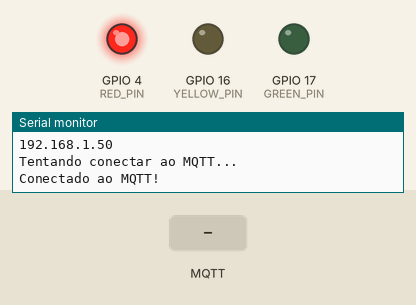
Bench run of a sketch on a simulated ESP32. Parts: output pins drawn as LEDs (lit = HIGH), the last lines printed to the serial monitor. The inputs (shaded band) are chosen by the test bench. WiFi joins after 1.5 s; servers stay silent unless stated; no MQTT or app messages arrive unless stated.

Above: at 2.7 s.
2.8 s: MQTT message "RED" arrives on the first subscribed topic
At 3.1 s:
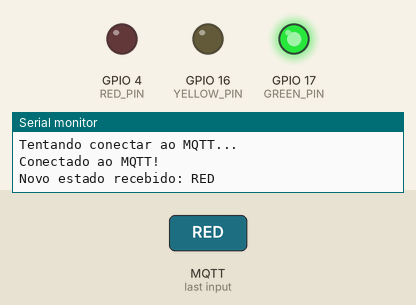
4.3 s: MQTT message "YELLOW" arrives on the first subscribed topic
At 5.4 s:
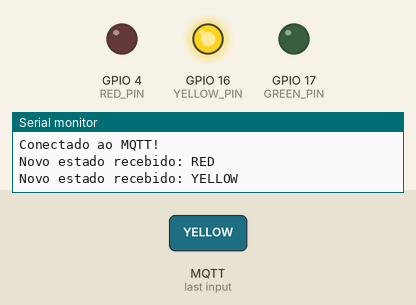
5.8 s: MQTT message "GREEN" arrives on the first subscribed topic
At 6.5 s:
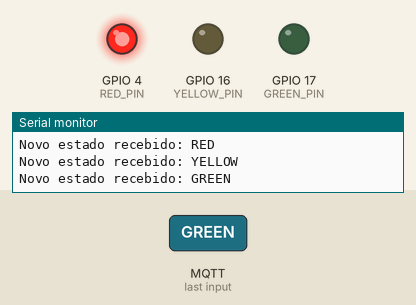
Timing chart, 0 to 8.8 s (numbered marks = the images above; inputs shaded):
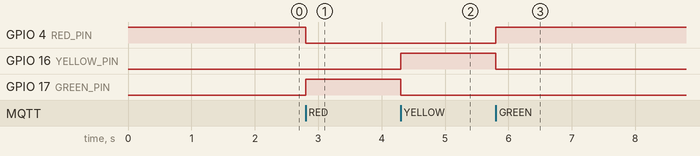

The sketch:

semaforo_controlado.ino
```cpp
#include <WiFi.h>
#include <PubSubClient.h>
#include <WiFiClientSecure.h>

// Certificado raiz do HiveMQ Cloud (válido até 2025)
const char* root_ca = R"EOF(
-----BEGIN CERTIFICATE-----
MIIFBjCCAu6gAwIBAgIRAIp9PhPWLzDvI4a9KQdrNPgwDQYJKoZIhvcNAQELBQAw
TzELMAkGA1UEBhMCVVMxKTAnBgNVBAoTIEludGVybmV0IFNlY3VyaXR5IFJlc2Vh
cmNoIEdyb3VwMRUwEwYDVQQDEwxJU1JHIFJvb3QgWDEwHhcNMjQwMzEzMDAwMDAw
WhcNMjcwMzEyMjM1OTU5WjAzMQswCQYDVQQGEwJVUzEWMBQGA1UEChMNTGV0J3Mg
RW5jcnlwdDEMMAoGA1UEAxMDUjExMIIBIjANBgkqhkiG9w0BAQEFAAOCAQ8AMIIB
CgKCAQEAuoe8XBsAOcvKCs3UZxD5ATylTqVhyybKUvsVAbe5KPUoHu0nsyQYOWcJ
DAjs4DqwO3cOvfPlOVRBDE6uQdaZdN5R2+97/1i9qLcT9t4x1fJyyXJqC4N0lZxG
AGQUmfOx2SLZzaiSqhwmej/+71gFewiVgdtxD4774zEJuwm+UE1fj5F2PVqdnoPy
6cRms+EGZkNIGIBloDcYmpuEMpexsr3E+BUAnSeI++JjF5ZsmydnS8TbKF5pwnnw
SVzgJFDhxLyhBax7QG0AtMJBP6dYuC/FXJuluwme8f7rsIU5/agK70XEeOtlKsLP
Xzze41xNG/cLJyuqC0J3U095ah2H2QIDAQABo4H4MIH1MA4GA1UdDwEB/wQEAwIB
hjAdBgNVHSUEFjAUBggrBgEFBQcDAgYIKwYBBQUHAwEwEgYDVR0TAQH/BAgwBgEB
/wIBADAdBgNVHQ4EFgQUxc9GpOr0w8B6bJXELbBeki8m47kwHwYDVR0jBBgwFoAU
ebRZ5nu25eQBc4AIiMgaWPbpm24wMgYIKwYBBQUHAQEEJjAkMCIGCCsGAQUFBzAC
hhZodHRwOi8veDEuaS5sZW5jci5vcmcvMBMGA1UdIAQMMAowCAYGZ4EMAQIBMCcG
A1UdHwQgMB4wHKAaoBiGFmh0dHA6Ly94MS5jLmxlbmNyLm9yZy8wDQYJKoZIhvcN
AQELBQADggIBAE7iiV0KAxyQOND1H/lxXPjDj7I3iHpvsCUf7b632IYGjukJhM1y
v4Hz/MrPU0jtvfZpQtSlET41yBOykh0FX+ou1Nj4ScOt9ZmWnO8m2OG0JAtIIE38
01S0qcYhyOE2G/93ZCkXufBL713qzXnQv5C/viOykNpKqUgxdKlEC+Hi9i2DcaR1
e9KUwQUZRhy5j/PEdEglKg3l9dtD4tuTm7kZtB8v32oOjzHTYw+7KdzdZiw/sBtn
UfhBPORNuay4pJxmY/WrhSMdzFO2q3Gu3MUBcdo27goYKjL9CTF8j/Zz55yctUoV
aneCWs/ajUX+HypkBTA+c8LGDLnWO2NKq0YD/pnARkAnYGPfUDoHR9gVSp/qRx+Z
WghiDLZsMwhN1zjtSC0uBWiugF3vTNzYIEFfaPG7Ws3jDrAMMYebQ95JQ+HIBD/R
PBuHRTBpqKlyDnkSHDHYPiNX3adPoPAcgdF3H2/W0rmoswMWgTlLn1Wu0mrks7/q
pdWfS6PJ1jty80r2VKsM/Dj3YIDfbjXKdaFU5C+8bhfJGqU3taKauuz0wHVGT3eo
6FlWkWYtbt4pgdamlwVeZEW+LM7qZEJEsMNPrfC03APKmZsJgpWCDWOKZvkZcvjV
uYkQ4omYCTX5ohy+knMjdOmdH9c7SpqEWBDC86fiNex+O0XOMEZSa8DA
-----END CERTIFICATE-----
)EOF";

WiFiClientSecure espClient;
PubSubClient client(espClient);

const char* ssid = "esp32";
const char* password = "jonathan123";

const char* mqtt_server = "c4bd3577289c4b58a61f581b8260c62c.s1.eu.hivemq.cloud";
const int mqtt_port = 8883;
const char* mqtt_username = "jonathan";
const char* mqtt_password = "Galo@2267";

const char* mqtt_client_id = "esp32_semaforo2";
const char* mqtt_topic_sync = "traffic_light_sync";

// Pinos dos LEDs
const int RED_PIN = 4;
const int YELLOW_PIN = 16;
const int GREEN_PIN = 17;

// Estados do semáforo
enum TrafficState { RED, GREEN, YELLOW };
TrafficState currentState = RED;

void setup_wifi() {
    delay(10);
    Serial.println("Conectando ao WiFi...");
    WiFi.begin(ssid, password);

    while (WiFi.status() != WL_CONNECTED) {
        delay(500);
        Serial.print(".");
    }
    Serial.println("\nWiFi conectado!");
    Serial.println("Endereço IP: ");
    Serial.println(WiFi.localIP());
}

void mqttCallback(char* topic, byte* payload, unsigned int length) {
    String message = "";
    for (unsigned int i = 0; i < length; i++) {
        message += (char)payload[i];
    }

    if (String(topic) == mqtt_topic_sync) {
        if (message == "GREEN") {
            currentState = RED;
        } else if (message == "RED") {
            currentState = GREEN;
        } else if (message == "YELLOW") {
            currentState = YELLOW;
        }
        Serial.print("Novo estado recebido: ");
        Serial.println(message);
    }
}

void reconnect() {
    while (!client.connected()) {
        Serial.println("Tentando conectar ao MQTT...");
        if (client.connect(mqtt_client_id, mqtt_username, mqtt_password)) {
            Serial.println("Conectado ao MQTT!");
            client.subscribe(mqtt_topic_sync);
        } else {
            Serial.print("Falha, rc=");
            Serial.print(client.state());
            Serial.println(" tentando novamente em 5 segundos.");
            delay(5000);
        }
    }
}

void setLights(bool red, bool yellow, bool green) {
    digitalWrite(RED_PIN, red);
    digitalWrite(YELLOW_PIN, yellow);
    digitalWrite(GREEN_PIN, green);
}

void changeState() {
    switch (currentState) {
        case RED:
            setLights(HIGH, LOW, LOW);
            break;

        case GREEN:
            setLights(LOW, LOW, HIGH);
            break;

        case YELLOW:
            setLights(LOW, HIGH, LOW);
            break;
    }
}

void setup() {
    Serial.begin(115200);
    pinMode(RED_PIN, OUTPUT);
    pinMode(YELLOW_PIN, OUTPUT);
    pinMode(GREEN_PIN, OUTPUT);

    setLights(HIGH, LOW, LOW); // Inicia com o semáforo no vermelho
    setup_wifi();

    espClient.setCACert(root_ca);
    client.setServer(mqtt_server, mqtt_port);
    client.setCallback(mqttCallback);
}

void loop() {
    if (!client.connected()) {
        reconnect();
    }
    client.loop();
    changeState();
}
```

Measured:
- after the input at 2.8 s, GPIO 4 (RED_PIN): HIGH → LOW at once; GPIO 17 (GREEN_PIN): LOW → HIGH at once
- after the input at 4.3 s, GPIO 16 (YELLOW_PIN): LOW → HIGH at once; GPIO 17 (GREEN_PIN): HIGH → LOW at once
- after the input at 5.8 s, GPIO 4 (RED_PIN): LOW → HIGH at once; GPIO 16 (YELLOW_PIN): HIGH → LOW at once
